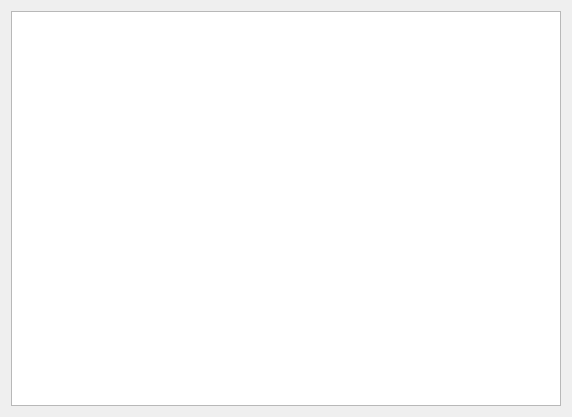
<?xml version="1.0" encoding="UTF-8"?>
<ui version="4.0">
 <class>StatisticalChart</class>
 <widget class="QWidget" name="StatisticalChart">
  <property name="geometry">
   <rect>
    <x>0</x>
    <y>0</y>
    <width>572</width>
    <height>417</height>
   </rect>
  </property>
  <property name="windowTitle">
   <string>INVO温湿度监控统计图</string>
  </property>
  <layout class="QVBoxLayout" name="verticalLayout">
   <item>
    <widget class="QChartView" name="chartView"/>
   </item>
  </layout>
 </widget>
 <customwidgets>
  <customwidget>
   <class>QChartView</class>
   <extends>QGraphicsView</extends>
   <header>qchartview.h</header>
  </customwidget>
 </customwidgets>
 <resources/>
 <connections/>
</ui>
